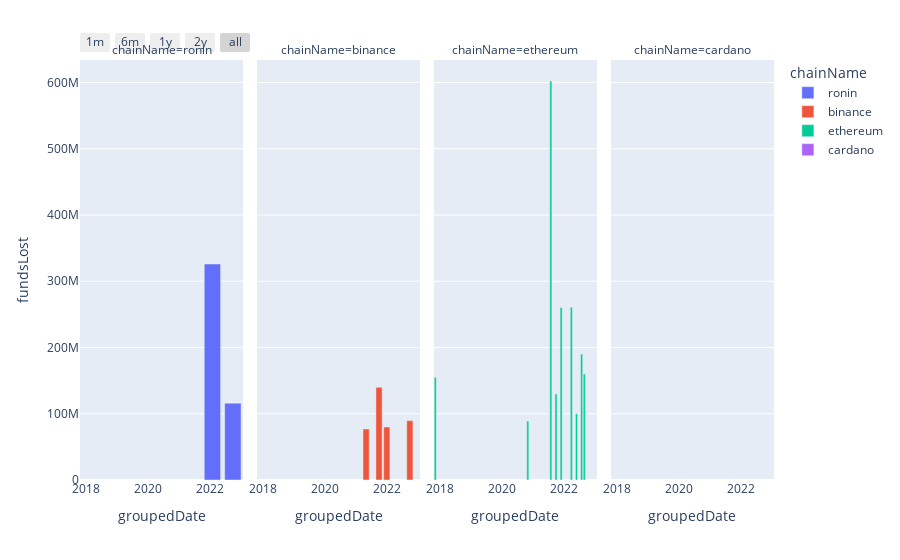

Here is the notebook cell this chart was saved with:
### Markdown cell above
### Funds Lost by Blockchain

### Code cell
groupby_col = ['groupedDate', 'chainName']

grouped = pd.DataFrame(final_df.groupby(groupby_col)[['fundsLost', 'fundsReturned']].sum())
grouped.reset_index(inplace=True)
fig = px.bar(grouped, x='groupedDate', y="fundsLost", 
             color="chainName", 
             facet_col='chainName', 
             barmode='relative', 
             category_orders={'chainName': ['ronin', 'binance', 'ethereum', 'cardano']})
fig.update_layout(xaxis=date_filter_dict)

fig.show()

### Figure 1 — Plotly figure (JSON) as saved in the notebook; plotly's stock layout.template omitted (floating-point values rounded to 4 significant figures)
{"data": [{"alignmentgroup": "True", "hovertemplate": "chainName=ronin<br>groupedDate=%{x}<br>fundsLost=%{y}<extra></extra>", "legendgroup": "ronin", "marker": {"color": "#636efa", "pattern": {"shape": ""}}, "name": "ronin", "offsetgroup": "ronin", "orientation": "v", "showlegend": true, "textposition": "auto", "type": "bar", "x": ["2022-02-01T00:00:00", "2022-10-01T00:00:00"], "xaxis": "x", "y": [326000000, 116000000], "yaxis": "y"}, {"alignmentgroup": "True", "hovertemplate": "chainName=binance<br>groupedDate=%{x}<br>fundsLost=%{y}<extra></extra>", "legendgroup": "binance", "marker": {"color": "#EF553B", "pattern": {"shape": ""}}, "name": "binance", "offsetgroup": "binance", "orientation": "v", "showlegend": true, "textposition": "auto", "type": "bar", "x": ["2021-05-01T00:00:00", "2021-10-01T00:00:00", "2022-01-01T00:00:00", "2022-10-01T00:00:00"], "xaxis": "x2", "y": [77000000, 139895140, 80000000, 89530887], "yaxis": "y2"}, {"alignmentgroup": "True", "hovertemplate": "chainName=ethereum<br>groupedDate=%{x}<br>fundsLost=%{y}<extra></extra>", "legendgroup": "ethereum", "marker": {"color": "#00cc96", "pattern": {"shape": ""}}, "name": "ethereum", "offsetgroup": "ethereum", "orientation": "v", "showlegend": true, "textposition": "auto", "type": "bar", "x": ["2017-11-01T00:00:00", "2020-11-01T00:00:00", "2021-08-01T00:00:00", "2021-10-01T00:00:00", "2021-12-01T00:00:00", "2022-04-01T00:00:00", "2022-06-01T00:00:00", "2022-08-01T00:00:00", "2022-09-01T00:00:00"], "xaxis": "x3", "y": [155000000, 89000000, 602189570, 130000000, 260285547, 260749026, 100000000, 190000000, 160000000], "yaxis": "y3"}, {"alignmentgroup": "True", "hovertemplate": "chainName=cardano<br>groupedDate=%{x}<br>fundsLost=%{y}<extra></extra>", "legendgroup": "cardano", "marker": {"color": "#ab63fa", "pattern": {"shape": ""}}, "name": "cardano", "offsetgroup": "cardano", "orientation": "v", "showlegend": true, "textposition": "auto", "type": "bar", "x": ["2021-10-01T00:00:00"], "xaxis": "x4", "y": [90000000], "yaxis": "y4"}], "layout": {"annotations": [{"font": {}, "showarrow": false, "text": "chainName=ronin", "x": 0.1175, "xanchor": "center", "xref": "paper", "y": 1, "yanchor": "bottom", "yref": "paper"}, {"font": {}, "showarrow": false, "text": "chainName=binance", "x": 0.3725, "xanchor": "center", "xref": "paper", "y": 1, "yanchor": "bottom", "yref": "paper"}, {"font": {}, "showarrow": false, "text": "chainName=ethereum", "x": 0.6275, "xanchor": "center", "xref": "paper", "y": 1, "yanchor": "bottom", "yref": "paper"}, {"font": {}, "showarrow": false, "text": "chainName=cardano", "x": 0.8825, "xanchor": "center", "xref": "paper", "y": 1, "yanchor": "bottom", "yref": "paper"}], "barmode": "relative", "legend": {"title": {"text": "chainName"}, "tracegroupgap": 0}, "margin": {"t": 60}, "xaxis": {"anchor": "y", "domain": [0, 0.235], "rangeselector": {"buttons": [{"count": 1, "label": "1m", "step": "month", "stepmode": "backward"}, {"count": 6, "label": "6m", "step": "month", "stepmode": "backward"}, {"count": 1, "label": "1y", "step": "year", "stepmode": "backward"}, {"count": 2, "label": "2y", "step": "year", "stepmode": "backward"}, {"step": "all"}]}, "title": {"text": "groupedDate"}, "type": "date"}, "xaxis2": {"anchor": "y2", "domain": [0.255, 0.49], "matches": "x", "title": {"text": "groupedDate"}}, "xaxis3": {"anchor": "y3", "domain": [0.51, 0.745], "matches": "x", "title": {"text": "groupedDate"}}, "xaxis4": {"anchor": "y4", "domain": [0.765, 1.0], "matches": "x", "title": {"text": "groupedDate"}}, "yaxis": {"anchor": "x", "domain": [0, 1], "title": {"text": "fundsLost"}}, "yaxis2": {"anchor": "x2", "domain": [0, 1], "matches": "y", "showticklabels": false}, "yaxis3": {"anchor": "x3", "domain": [0, 1], "matches": "y", "showticklabels": false}, "yaxis4": {"anchor": "x4", "domain": [0, 1], "matches": "y", "showticklabels": false}}}
